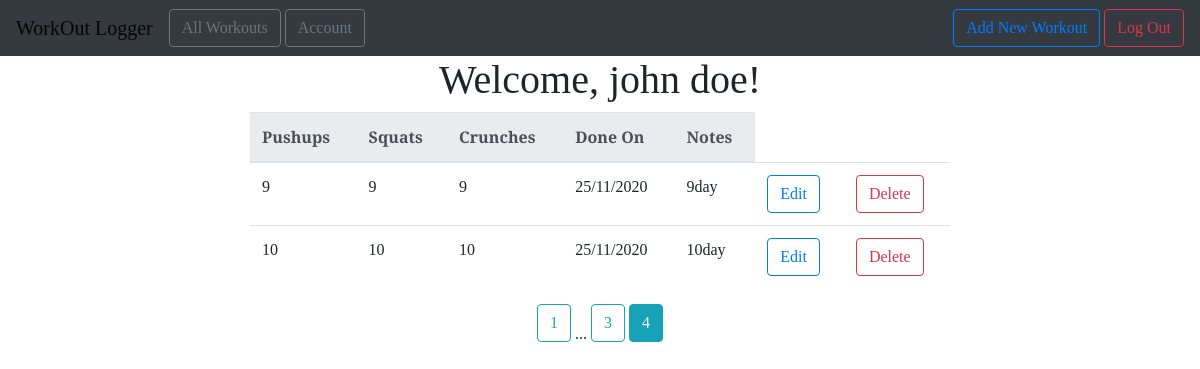
Page /all?page=4 (signed in) on the committed database.
### workout_logger/models.py (models this page shows)
class User(db.Model, UserMixin):
    id = db.Column(db.Integer, primary_key=True)
    email = db.Column(db.String(100), unique=True)
    password = db.Column(db.String(100))
    name = db.Column(db.String(100))
    workouts = db.relationship('Workout', backref='author', lazy=True)

class Workout(db.Model):
    id = db.Column(db.Integer, primary_key=True)
    pushups = db.Column(db.Integer, nullable=False)
    squats = db.Column(db.Integer, nullable=False)
    crunches = db.Column(db.Integer, nullable=False)
    date_posted = db.Column(db.DateTime, nullable=False, default=datetime.utcnow)
    comment = db.Column(db.Text, nullable=False)
    user_id = db.Column(db.Integer, db.ForeignKey('user.id'), nullable=False)

### workout_logger/main.py (the view)
@main.route('/all')
@login_required
def user_workouts():
    page = request.args.get('page', 1, type=int)
    user = User.query.filter_by(email=current_user.email).first_or_404()
    workouts =  Workout.query.filter_by(author=user).paginate(page=page, per_page=3)
    return render_template('all_workouts.html', workouts=workouts, user=user)

### workout_logger/__init__.py (called while the page is built)
def create_app():
    app = Flask(__name__)
    app.config['SECRET_KEY'] = 'secret-key'
    app.config['SQLALCHEMY_DATABASE_URI'] = 'sqlite:///db.sqlite'
    db.init_app(app)
    login_manager = LoginManager()
    login_manager.login_view = 'auth.login'
    login_manager.init_app(app)
    from .models import User
    @login_manager.user_loader
    def load_user(user_id):
        return User.query.get(int(user_id))
    from .main import main as main_blueprint
    app.register_blueprint(main_blueprint)
    from .auth import auth as auth_blueprint
    app.register_blueprint(auth_blueprint)
    return app

### workout_logger/templates/all_workouts.html (shortened to what this page needs)
{% extends "base.html" %} {% block head %} {{ super() }}
<link rel="stylesheet" href="{{ url_for('static', filename='css/extended_beauty.css') }}">
{% endblock %} {% block content %}
<center>
  <h1>Welcome, {{ user.name }}!</h1>
</center>
<center>
  <div>
      <table class="table table-hover" style="width: 700px;">
          <thead class="thead-light">
          <tr>
              <th scope="col">Pushups</th>
              <th scope="col">Squats</th>
              <th scope="col">Crunches</th>
              <th scope="col">Done On</th>
              <th scope="col">Notes</th>
          </tr>
          </thead>
          <tbody>
          {% for workout in workouts.items %}
          <tr>
              <td>{{ workout.pushups }}</td>
              <td>{{ workout.squats}}</td>
              <td>{{ workout.squats}}</td>
              <td>{{ workout.date_posted.strftime('%d/%m/%Y') }}</td>
              <td>{{ workout.comment }}</td>
              <td>
                <a href="{{ url_for('main.update_workout', workout_id=workout.id)}}" class="btn btn-outline-primary" role="button">
                Edit
                </a></td>
              <td>
                <a href="{{ url_for('main.delete_workout', workout_id=workout.id)}}" class="btn btn-outline-danger" role="button">
                Delete
              </a>
            </td>
          </tr>
          {% endfor %}
        </tbody>
      </table>
      {% for page_num in workouts.iter_pages(left_edge=1, right_edge=1, left_current=1, right_current=1) %} {% if page_num %} {% if workouts.page == page_num %}
      <a  class="btn btn-info mb-4"
          href="{{ url_for('main.user_workouts', page=page_num) }}">{{ page_num }}</a>
        {% else %}
        <a  class="btn btn-outline-info mb-4"
            href="{{ url_for('main.user_workouts', page=page_num) }}">{{ page_num }}</a>
        {% endif %} {% else %} ... {% endif %} {% endfor %}
    </div>
</center>
  {% endblock %}

### workout_logger/static/css/beauty.css (style rules this page uses)
* { font-family: "Arvo", serif; }

### workout_logger/static/css/extended_beauty.css (style rules this page uses)
h1, h2, h4, p { font-family: "Arvo", serif; }

### rows in the picture
User: name "john doe"
Workout: pushups "9", squats "9", date_posted "25/11/2020", comment "9day"
Workout: pushups "10", squats "10", date_posted "25/11/2020", comment "10day"

### other values in the picture
{{ page_num }} "1" "3"
{{ page_num }} "4"
